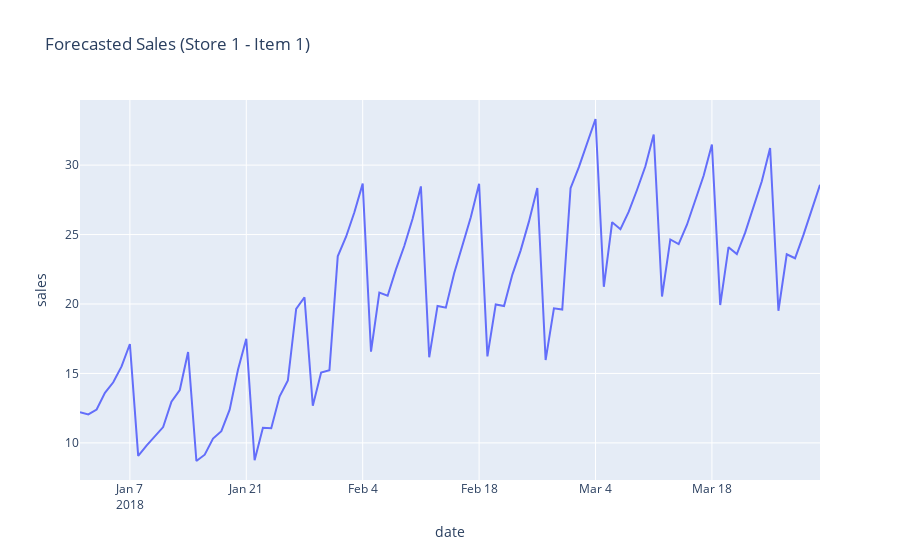

The code cell stored with this chart in its notebook:
### Code cell
import plotly.express as px

forecast_df['date'] = pd.to_datetime(forecast_df['date'], dayfirst=True)

# Example: single store & item
subset = forecast_df[(forecast_df['store'] == 1) & (forecast_df['item'] == 1)]

fig = px.line(subset, x="date", y="sales", title="Forecasted Sales (Store 1 - Item 1)")
fig.show()
